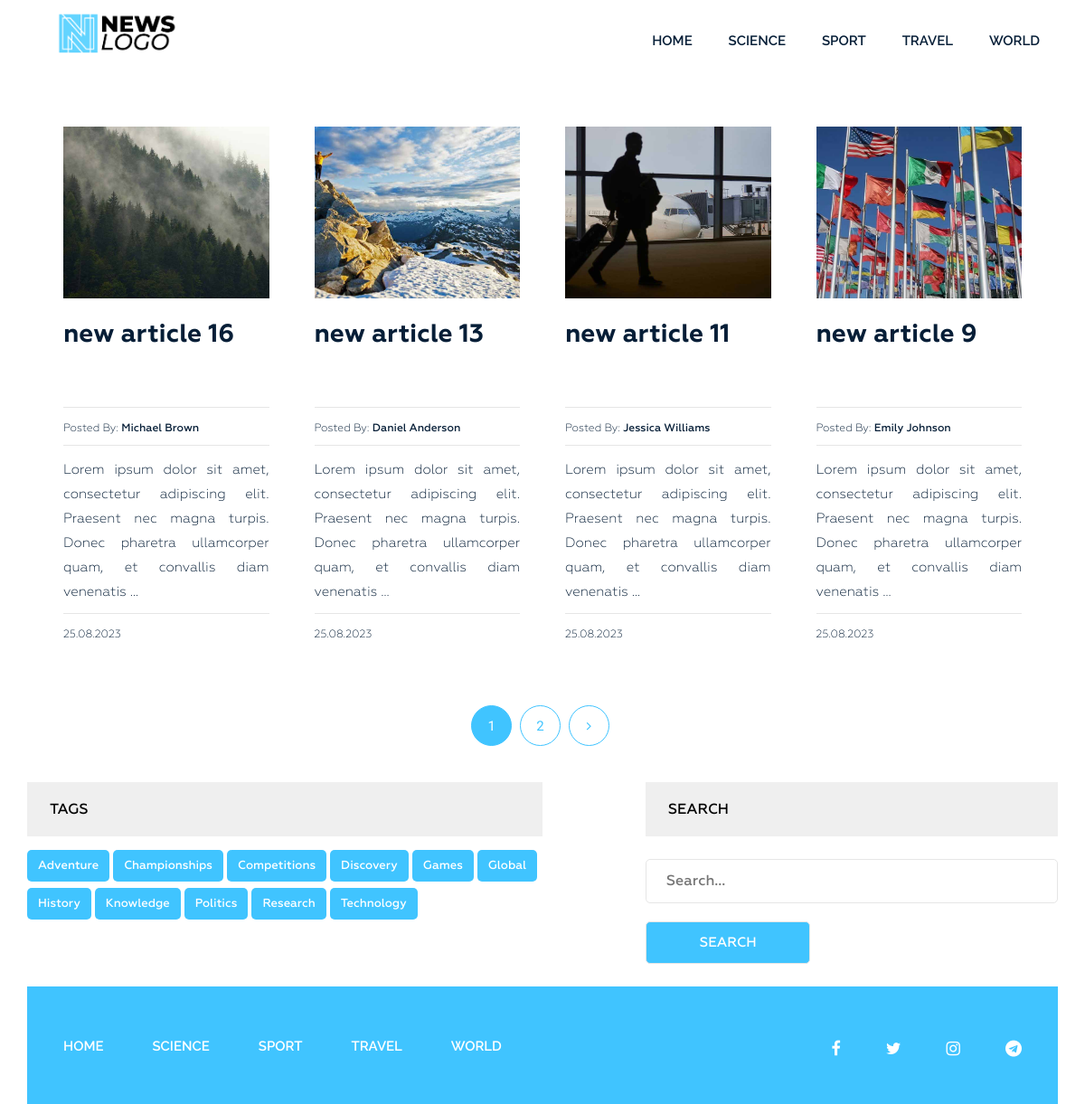
/tag/adventure/, run on the app's committed database.
### news/models.py (models this page shows, shortened)
class Category(models.Model):
    title = models.CharField(max_length=255)
    slug = models.SlugField(max_length=255, verbose_name='Category_url', unique=True)
    def get_absolute_url(self):
        return reverse('category', kwargs={"slug": self.slug})
    class Meta:
        verbose_name = 'Category(s)'
        verbose_name_plural = 'Categories'
        ordering = ['title']

class Post(models.Model):
    title = models.CharField(max_length=255, verbose_name='Name')
    slug = models.SlugField(max_length=255, unique=True, verbose_name='Link')
    author = models.CharField(max_length=100, verbose_name='Author')
    content = models.TextField(blank=True, verbose_name='Content')
    created_at = models.DateTimeField(auto_now_add=True, verbose_name='Published')
    photo = models.ImageField(upload_to='photos/%Y/%m/%d/', blank=True, verbose_name='Photo')
    views = models.IntegerField(default=0, verbose_name='Number of views')
    category = models.ForeignKey(Category, on_delete=models.PROTECT, related_name='posts', verbose_name='Category')
    tags = models.ManyToManyField(Tag, blank=True, related_name='posts', verbose_name='Tag')
    is_published = models.BooleanField(default=True)
    def get_absolute_url(self):
        return reverse('post', kwargs={"slug": self.slug})
    class Meta:
        verbose_name = 'Article(s)'
        verbose_name_plural = 'Articles'
        ordering = ['-created_at']

class Tag(models.Model):
    title = models.CharField(max_length=50)
    slug = models.SlugField(max_length=50, verbose_name='Slug_url', unique=True)
    def __str__(self):
        return self.title
    def get_absolute_url(self):
        return reverse('tag', kwargs={"slug": self.slug})
    class Meta:
        verbose_name = 'Tag'
        verbose_name_plural = 'Tags'
        ordering = ['title']

### news/views.py (the view)
# urls.py: path('tag/<str:slug>/', PostsByTag.as_view(), name='tag'),
class PostsByTag(ListView):
    template_name = 'news/tag.html'
    context_object_name = 'posts'
    paginate_by = 4
    allow_empty = False
    def get_queryset(self):
        queryset = Post.objects.filter(tags__slug=self.kwargs['slug']).order_by('-created_at')
        if not queryset.exists():
            raise Http404("No posts found with this tag.")
        return queryset
    def get_context_data(self, *, object_list=None, **kwargs):
        context = super().get_context_data(**kwargs)
        context['title'] = 'Записи по тегу: ' + str(Tag.objects.get(slug=self.kwargs['slug']))
        return context

### news/templatetags/menu.py (called while the page is built)
@register.inclusion_tag('news/menu_tpl.html')
def show_menu(menu_class='menu'):
    categories = Category.objects.all()
    return {"categories": categories, "menu_class": menu_class}

### news/templatetags/sidebar.py (called while the page is built)
@register.inclusion_tag('news/tags_tpl.html')
def get_tags():
    tags = Tag.objects.all()
    return {"tags": tags}

### news/templates/news/tag.html (shortened to what this page needs)
{% extends 'base.html' %}
{% load static %}
{% load sidebar %}
{% block content %}
<section class="blog-post-area">
    <div class="container">
        <div class="row">
            <div class="blog-post-area-style">
                {% for post in posts %}
                    <div class="col-md-3">
                        <div class="single-post">
                            <div class="main-img">
                                {% if post.photo %}
                                <img src="{{ post.photo.url }}" alt="{{ post.title }}">
                                {% else %}
                                <img src="{% static 'img/no-image.jpeg'%}" alt="{{ post.title }}" height="201" width="300">
                                {% endif %}
                            </div>
                            <h3><a href="{{ post.get_absolute_url }}">{{ post.title|truncatewords_html:7|safe }}</a></h3>
                            <h4><span>Posted By: <span class="author-name">{{ post.author }}</span></span></h4>
                            <a href="{{ post.get_absolute_url }}"><p>{{ post.content|truncatewords_html:20|safe }}</p></a>
                            <h4><span>{{ post.created_at|date:"d.m.Y" }}</span></h4>
                        </div>
                    </div>
                {% endfor %}
            </div>
        </div>
        {% if page_obj.has_other_pages %}
            <div class="pegination">
                <div class="nav-links">
                    {% for p in page_obj.paginator.page_range %}
                        {% if page_obj.number == p %}
                        <span class="page-numbers current">{{ p }}</span>
                        {% elif p > page_obj.number|add:-3 and p < page_obj.number|add:3 %}
                        <a class="page-numbers" href="?page={{ p }}">{{ p }}</a>
                        {% endif %}
                    {% endfor %}
                    {% if page_obj.has_next %}
                    <a class="page-numbers" href="?page={{ page_obj.next_page_number }}"><i class="fa fa-angle-right" aria-hidden="true"></i></a>
                    {% endif %}
                </div>
            </div>
        {% endif %}
        <section class="main-nav single-blog-area">
            <div class="right-tags">
                {% get_tags %}
            </div>
            <div class="left-search newsletter">
                <h2 class="sidebar-title main-tl">Search</h2>
                <form action="{% url 'search' %}" method="get">
                    <input type="text" name="s" id="" placeholder="Search...">
                    <input type="submit" value="Search">
                </form>
            </div>
        </section>
    </div>
</section>
{% endblock %}

### news/templates/news/tags_tpl.html
<div class="tags">
    <h2 class="sidebar-title main-tl">Tags</h2>
    {% for tag in tags %}
    <p><a href="{{ tag.get_absolute_url }}">{{ tag.title }}</a></p>
    {% endfor %}
</div>

### news_app/static/slider.css (style rules this page uses)
p { position: relative; font-size: 24px; text-align: center; display: block; align-items: center; vertical-align: center; }
.overlay-content p, a { color: #ffffff; }

### data on the page
Category: title "SCIENCE"
Category: title "SPORT"
Category: title "TRAVEL"
Category: title "WORLD"
Post: photo (picture), title "new article 16", author "Michael Brown", content "Lorem ipsum dolor sit amet, consectetur adipiscing elit. Praesent nec magna turpis. Donec pharetra ullamcorper quam, et convallis diam venenatis …", created_at "25.08.2023"
Post: photo (picture), title "new article 13", author "Daniel Anderson", content "Lorem ipsum dolor sit amet, consectetur adipiscing elit. Praesent nec magna turpis. Donec pharetra ullamcorper quam, et convallis diam venenatis …", created_at "25.08.2023"
Post: photo (picture), title "new article 11", author "Jessica Williams", content "Lorem ipsum dolor sit amet, consectetur adipiscing elit. Praesent nec magna turpis. Donec pharetra ullamcorper quam, et convallis diam venenatis …", created_at "25.08.2023"
Post: photo (picture), title "new article 9", author "Emily Johnson", content "Lorem ipsum dolor sit amet, consectetur adipiscing elit. Praesent nec magna turpis. Donec pharetra ullamcorper quam, et convallis diam venenatis …", created_at "25.08.2023"
Tag: title "Adventure"
Tag: title "Championships"
Tag: title "Competitions"
Tag: title "Discovery"
Tag: title "Games"
Tag: title "Global"
Tag: title "History"
Tag: title "Knowledge"
Tag: title "Politics"
Tag: title "Research"
Tag: title "Technology"

### other printed values
{{ p }} "1"
{{ p }} "2"
